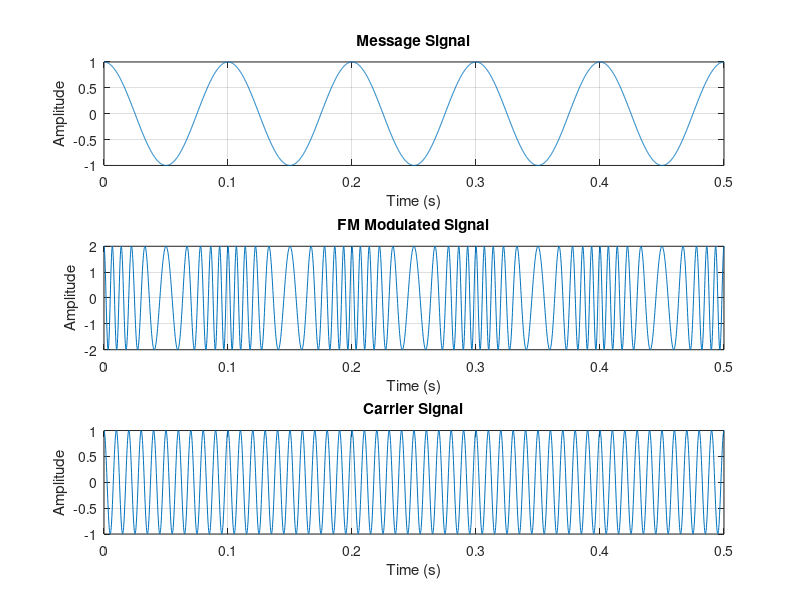

Write MATLAB code to recreate this figure.
%2. Frequency modulation and Bandwidth calculation using Carson's rule

Am = 1;  
Ac = 2;
fm = 10;           
fc = 100;          
fs = 5000;         
kf = 50;          
t = 0:1/fs:0.5;  

m = Am * cos(2*pi*fm*t);

delta_f = kf * Am;
beta = delta_f / fm;

fm_signal = Ac * cos(2*pi*fc*t + beta * sin(2*pi*fm*t));

BW = 2 * (delta_f + fm);

fprintf('Frequency Deviation  = %d Hz\n', delta_f);
fprintf('Modulation Index = %.2f\n', beta);
fprintf('FM Bandwidth (Carson Rule) = %d Hz\n', BW);

figure;

subplot(3,1,1);
plot(t, m);
title('Message Signal');
xlabel('Time (s)');
ylabel('Amplitude');
grid on;

subplot(3,1,2);
plot(t, fm_signal);
title('FM Modulated Signal');
xlabel('Time (s)');
ylabel('Amplitude');
grid on;

subplot(3,1,3);
plot(t, cos(2*pi*fc*t));
title('Carrier Signal');
xlabel('Time (s)');
ylabel('Amplitude');
grid on;
